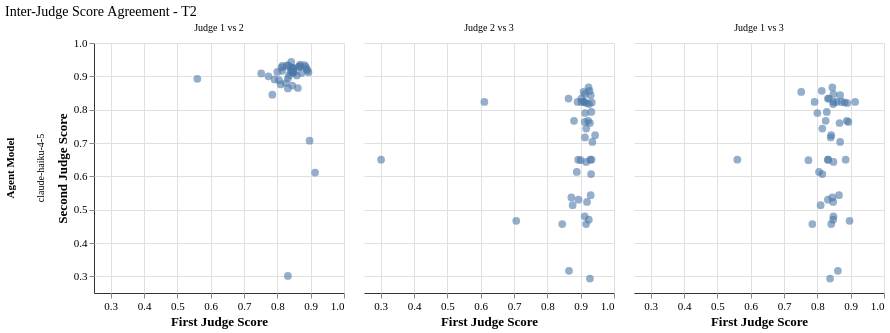

Source (Vega-Lite JSON):
### Vega-Lite specification from a JSON file in a GitHub repository (floating-point values rounded to 4 significant figures; data arrays with more than 128 entries replaced by an {"elided": "..."} marker saying what was removed)
{"config": {"font": "serif", "axis": {"labelFontSize": 11, "titleFontSize": 13, "gridColor": "#e0e0e0", "domainColor": "#333333"}, "legend": {"labelFontSize": 11, "titleFontSize": 12}, "title": {"fontSize": 14, "anchor": "start", "fontWeight": "normal"}, "view": {"stroke": null, "continuousWidth": 400, "continuousHeight": 300}, "mark": {"tooltip": true}}, "data": {"name": "data-6235ff25a6766ff143f610b02e5e23d0"}, "facet": {"column": {"field": "pair_label", "sort": ["Judge 1 vs 2", "Judge 2 vs 3", "Judge 1 vs 3"], "title": null, "type": "nominal"}, "row": {"field": "agent_model", "title": "Agent Model", "type": "nominal"}}, "spec": {"mark": {"type": "circle", "opacity": 0.6, "size": 60}, "encoding": {"tooltip": [{"field": "pair_label", "title": "Comparison", "type": "nominal"}, {"field": "judge_x", "title": "Judge", "type": "nominal"}, {"field": "score_x", "format": ".3f", "title": "Score X", "type": "quantitative"}, {"field": "judge_y", "title": "Judge", "type": "nominal"}, {"field": "score_y", "format": ".3f", "title": "Score Y", "type": "quantitative"}], "x": {"field": "score_x", "scale": {"domain": [0.25, 1.0]}, "title": "First Judge Score", "type": "quantitative"}, "y": {"field": "score_y", "scale": {"domain": [0.25, 1.0]}, "title": "Second Judge Score", "type": "quantitative"}}, "height": 250, "width": 250}, "resolve": {"scale": {"x": "shared", "y": "shared"}}, "title": "Inter-Judge Score Agreement - T2", "$schema": "https://vega.github.io/schema/vega-lite/v6.1.0.json", "datasets": {"data-6235ff25a6766ff143f610b02e5e23d0": {"elided": "135 records"}}}
